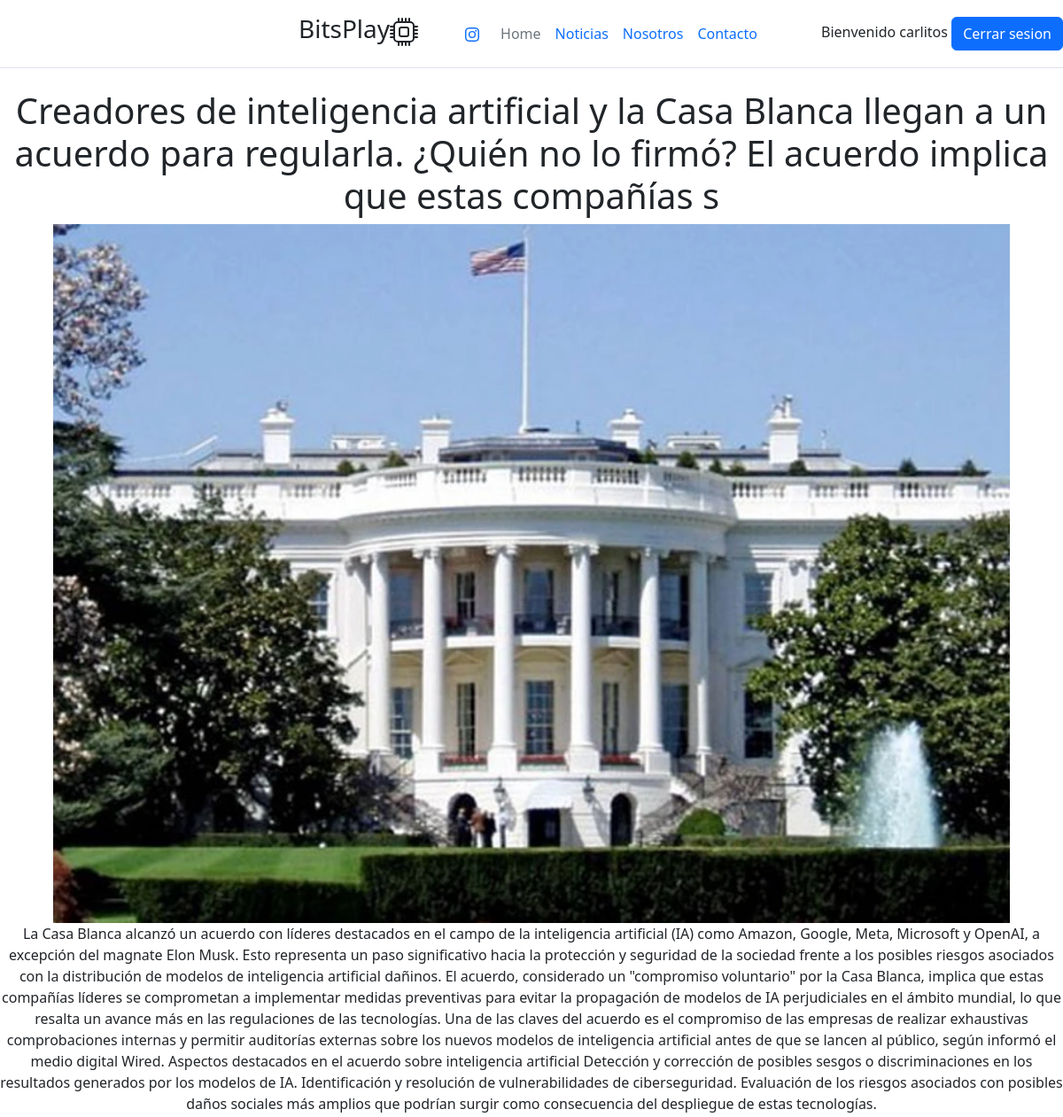
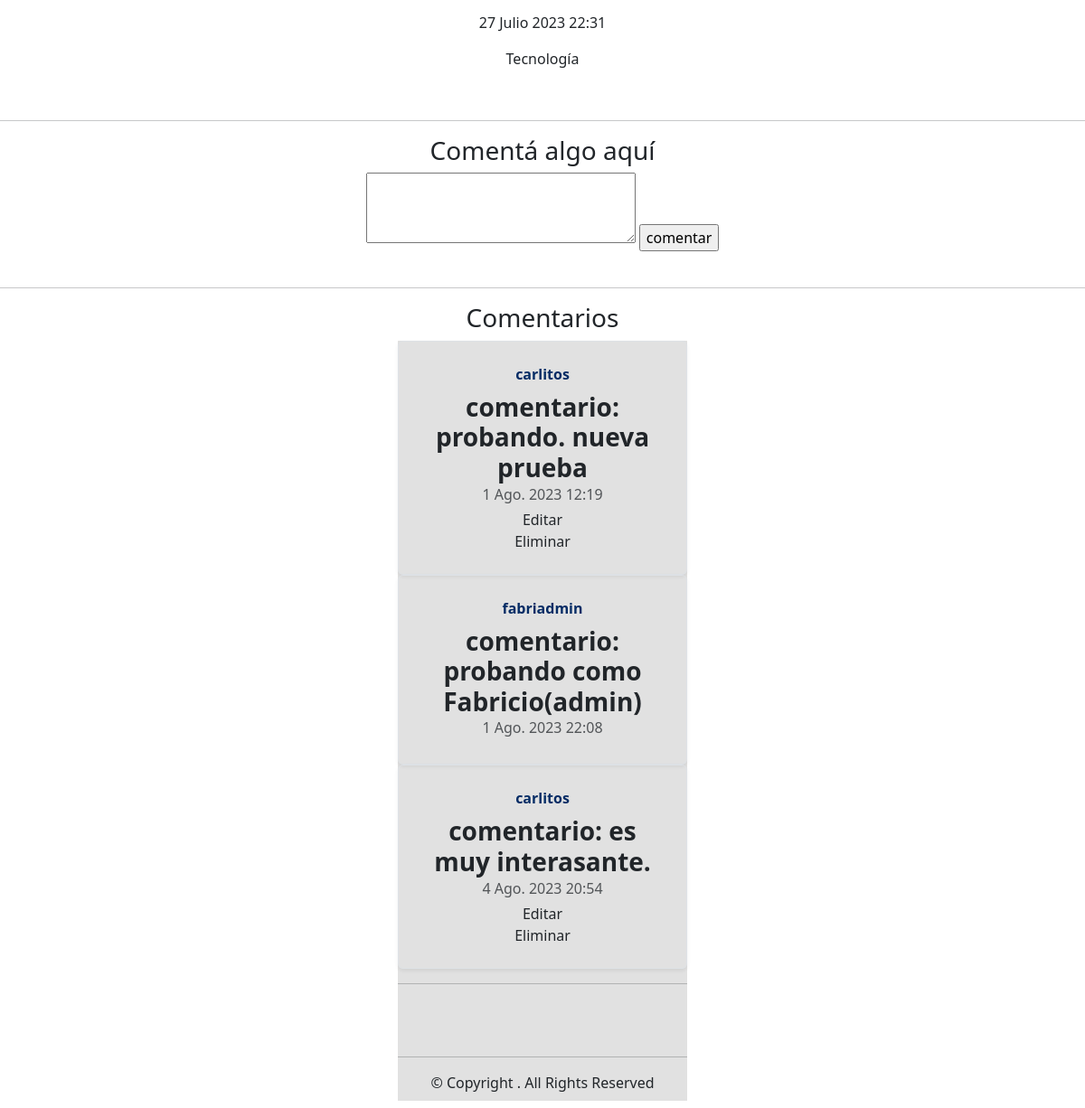
The app's page /noticias/detalle5 (signed in) with its own data (2 pictures, top to bottom).
### apps/usuarios/models.py (models this page shows)
class Usuario(AbstractUser):
    pass

### apps/noticias/models.py (models this page shows, shortened)
class Noticia(models.Model):
    titulo = models.CharField(max_length=150)
    cuerpo = models.TextField()
    fecha = models.DateTimeField(auto_now_add=True)
    imagen = models.ImageField(upload_to='noticias')
    categoria_noticia = models.ForeignKey(Categoria, on_delete=models.CASCADE)
    def __str__(self) -> str:
        return self.titulo

class Categoria(models.Model):
    nombre = models.CharField(max_length=50)
    def __str__(self) -> str:
        return self.nombre

class Comentario(models.Model):
    texto = models.TextField(null=True)
    fecha = models.DateTimeField(auto_now_add=True)
    noticia = models.ForeignKey(Noticia, on_delete=models.CASCADE)
    usuario = models.ForeignKey(Usuario, on_delete=models.CASCADE)

### apps/noticias/views.py (the view)
# urls.py: path('detalle<int:pk>', views.Detalle_Noticias, name='detalle'),
def Detalle_Noticias(request, pk):
    contexto = {}
    n = Noticia.objects.get(pk=pk)
    contexto['noticia'] = n
    c = Comentario.objects.filter(noticia=n)
    contexto['comentarios'] = c
    return render(request, 'noticias/detalle.html', contexto)

### templates/noticias/detalle.html (shortened to what this page needs)
{% extends 'base.html' %}
{% load static %}
{% block contenido%}
<h1>{{noticia}}</h1>
<img src="{{noticia.imagen.url}}" alt="" width="300">
<p>{{noticia.cuerpo}}</p>
<p>{{noticia.fecha}}</p>
<p>{{noticia.categoria_noticia}}</p>
<br>
<hr>
{% if user.is_authenticated %}
<h3>Comentá algo aquí</h3>
<form action="{% url 'noticias:comentar' %}" method="post">{% csrf_token %}
    <textarea name="comentario" cols="30" rows="3"></textarea>
    <input type="submit" value="comentar">
</form>
<br>
<hr>
    <h3>Comentarios</h3>
    {% for com in comentarios %}
    <div class="contenedor">
    <div class="row mb-2">
    <div class="col-md-16">
        <div class="row g-0 border rounded overflow-hidden flex-md-row mb-8 shadow-sm h-md-250 position-relative">
            <div class="col p-4 d-flex flex-column position-static">
                <strong class="d-inline-block mb-2 text-primary-emphasis">{{ com.usuario }}
                </strong>
                <h3 class="mb-0"><strong> comentario: {{ com.texto }}</strong></h3>
                <div class="mb-1 text-body-secondary"> {{ com.fecha }}</div>
            {% if user == com.usuario or user.is_superuser or user.is_staff %}
            <a class="dropdown-item" href="{% url 'noticias:comment_edit' com.pk %}">Editar</a>
            <a class="dropdown-item" href="{% url 'noticias:comment_delete' com.pk %}">Eliminar</a>
            {% endif %}
            </div>
        </div>
    {% endfor %}
    </div>
    </div>
    </div>
<hr>
{% else %}
    <h3>¿Quieres comentar y ver las opiniones de los demás?</h3>
    <h2> LOGEATE </h2>
    <button type="button" class="btn btn-primary"><a class="nav-link" href="{% url 'login' %}?next={{ request.path }}"> iniciar
    sesion</a></button>
{% endif %}
{% endblock contenido %}

### templates/navbar.html (shortened to what this page needs)
<header
    class="d-flex flex-wrap align-items-center justify-content-center justify-content-md-between py-3 mb-4 border-bottom">
    <div class="col-md-3 mb-2 mb-md-0">
        <a href="/" class="d-inline-flex link-body-emphasis text-decoration-none">
            <svg class="bi" width="40" height="32" role="img" aria-label="Bootstrap">
                <use xlink:href="#bootstrap"></use>
            </svg>
        </a>
    </div>
    <ul class="nav col-0 col-md-auto mb-2 justify-content-left mb-md-0">
        <li class="nav-item">
    <li  id="icono-izquierda"><h3 >BitsPlay</li></ul></li>
    <ul class="nav col-12 col-md-auto mb-2 justify-content-center mb-md-0">
        <li class="nav-item">
            <a class="nav-link" target="_blank "href="https://www.instagram.com/fabri__alarcon/"></a>
        <li><a href="{% url 'home' %}" class="nav-link px-2 link-secondary">Home</a></li>
        <li><a href="{% url 'noticias:inicio' %}" class="nav-link px-2">Noticias</a></li>
        <li><a href="{% url 'nosotros' %}" class="nav-link px-2">Nosotros</a></li>
        <li><a href="{% url 'noticias:contacto' %}" class="nav-link px-2">Contacto</a></li>
    </ul>
    <div class="col-md-3 text-end">
        {% if user.is_authenticated %}
            Bienvenido {{ user.username }}
            <button type="button" class="btn btn-primary"><a class="nav-link" href="{% url 'logout' %}">Cerrar
            sesion</a></button>
        {% else %}
            <button type="button" class="btn btn-outline-primary me-2"><a class="nav-link" href="{% url 'login' %}"> iniciar
                sesion</a></button>
            <button type="button" class="btn btn-outline-primary me-2"><a class="nav-link"
                href="{% url 'usuarios:registro' %}">Registrar</a></button>
        {% endif %}
    </div>
</header>

### static/css/main.css (style rules this page uses)
.contenedor { background-color: rgb(225, 225, 225); width: 75vw; max-width: 320px; margin: auto; }
img { width: 90%; }
* { text-align: center; }
#icono-izquierda { text-align: left; }

### records on screen
Usuario: username "carlitos"
Noticia: titulo "Creadores de inteligencia artificial y la Casa Blanca llegan a un acuerdo para regularla. ¿Quién no lo firmó? El acuerdo implica que estas compañías s", imagen (picture), cuerpo "La Casa Blanca alcanzó un acuerdo con líderes destacados en el campo de la inteligencia artificial (IA) como Amazon, Google, Meta, Microsoft y OpenAI, a excepción del magnate Elon Musk. Esto representa un paso significativo hacia la protección y seguridad de la sociedad frente a los posibles riesgos asociados con la distribución de modelos de inteligencia artificial dañinos. El acuerdo, considerado un \"compromiso voluntario\" por la Casa Blanca, implica que estas compañías líderes se comprometan a implementar medidas preventivas para evitar la propagación de modelos de IA perjudiciales en el ámbito mundial, lo que resalta un avance más en las regulaciones de las tecnologías. Una de las…", fecha "27 Julio 2023 22:31", categoria_noticia "Tecnología"
Comentario: usuario "carlitos", texto "probando. nueva prueba", fecha "1 Ago. 2023 12:19", shows "Editar"
Comentario: usuario "fabriadmin", texto "probando como Fabricio(admin)", fecha "1 Ago. 2023 22:08"
Comentario: usuario "carlitos", texto "es muy interasante.", fecha "4 Ago. 2023 20:54", shows "Editar"
